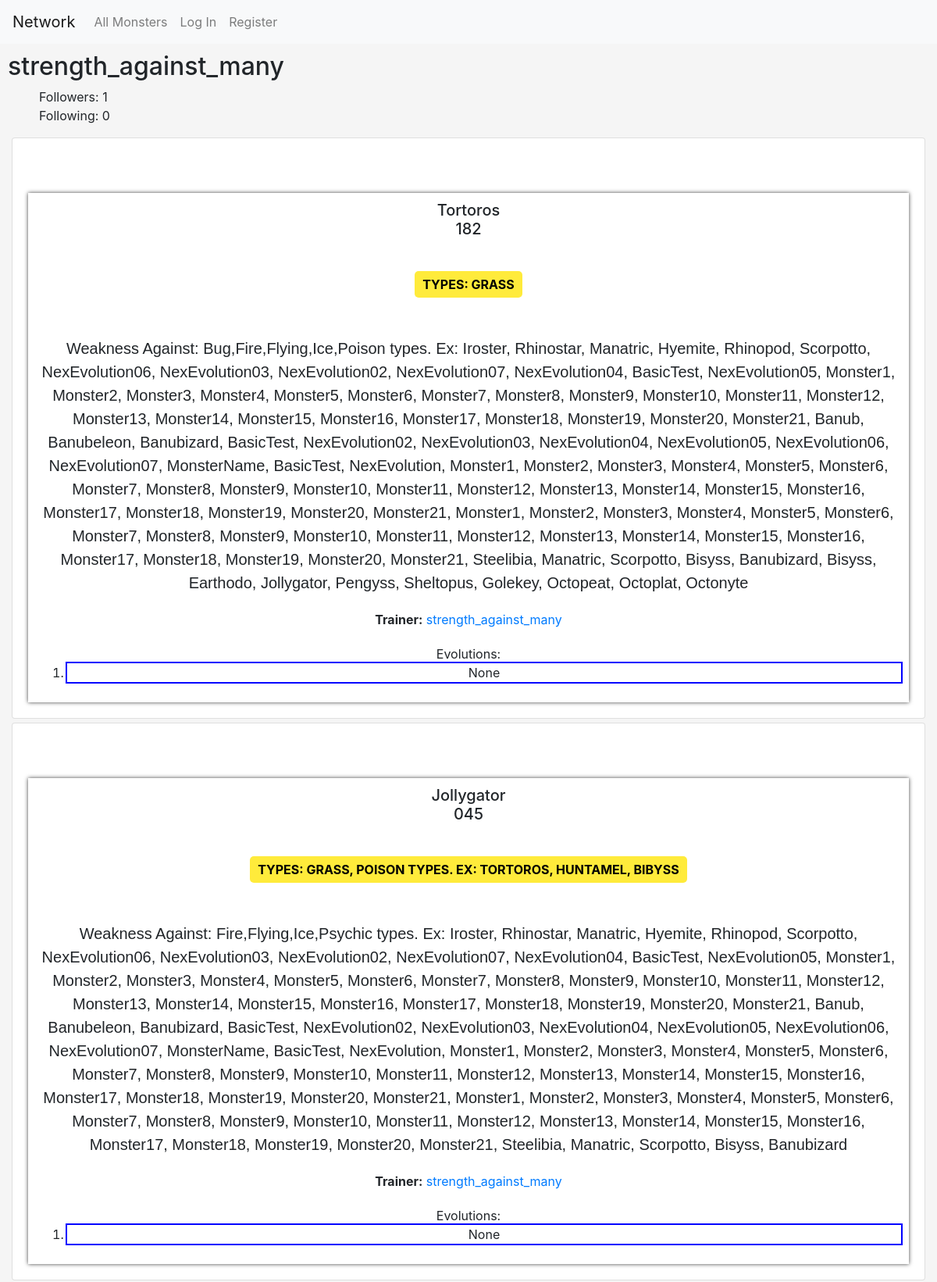
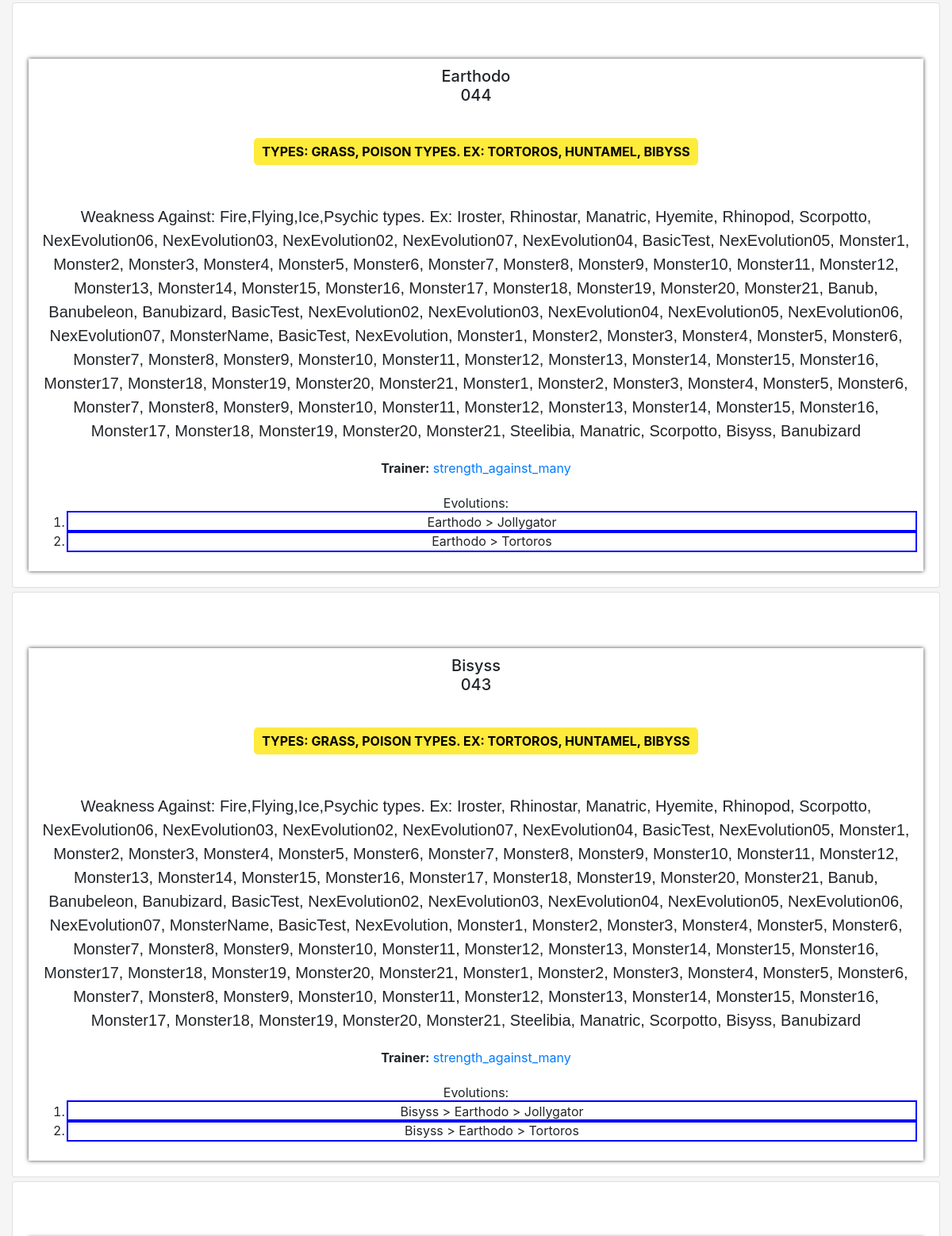
/users/strength_against_many (upper part), run on the app's committed database (2 pictures, top to bottom).
### network/models.py (models this page shows, shortened)
class User(AbstractUser):
  following = models.ManyToManyField("User", related_name="followers")

class Monster(models.Model):
  evolution_instances = []
  monster_id = models.TextField()
  name = models.TextField()
  types = models.TextField()
  weaknesses = models.TextField()
  trainer = models.ForeignKey("User", on_delete=models.CASCADE, related_name="trains")
  evolutions = models.TextField(default="")
  def get_strong_against(self):
    strong_against = []
    for strength in self.types.split(","):
      monsters_strong_against = Monster.objects.filter(weaknesses__icontains=strength)
      strong_against += [obj.name for obj in monsters_strong_against]
    separator = ', '
    strong_against_string = separator.join(strong_against)
    if len(strong_against_string) > 0:
      types_prettier = ", ".join(self.types.split(","))
      return f"{types_prettier} types. Ex: {strong_against_string}"
    else:
      return self.types
  def get_monsters_weak_against(self):
    weak_against = []
    for weakness in self.weaknesses.split(","):
      monsters_weak_against = Monster.objects.filter(types__icontains=weakness)
      weak_against += [obj.name for obj in monsters_weak_against]
    separator = ', '
    weak_against = separator.join(weak_against)
    if len(weak_against) > 0:
      return f"{self.weaknesses} types. Ex: {weak_against}"
    else:
      return self.weaknesses
  def get_children(self, lineage = ""):
    children = []
    monster = Monster.objects.filter(monster_id=self.monster_id).first()
    def get_children_helper(monster = None, lineage=""):
      evolutions_list = monster.evolutions.split(",")
      if len(lineage) > 0:
        lineage += f" > {monster.name}"
      else:
        lineage = monster.name
      if len(evolutions_list) == 0 or evolutions_list == [""]:
        return lineage
      for child_id in evolutions_list:
        child = Monster.objects.filter(monster_id=child_id).first()
        future_generations = get_children_helper(child, lineage)
        children.append(future_generations)
    get_children_helper(monster)
    children = list(filter(lambda x: x != None, children))
    if len(children) == 0:
      return ["None"]
    return children

### network/views.py (the view)
# urls.py: path("users/<str:username>", views.user, name="user"),
def user(request, username):
    try:
        user = User.objects.get(username=username)
    except User.DoesNotExist:
        raise Http404("User does not exist.")
    monsters = Monster.objects.filter(trainer=user).order_by("-monster_id").all()
    return show_posts(user.username, request, monsters, profile=user)

### network/views.py (called while the page is built)
def show_posts(title, request, posts, profile=None):
    page_index = request.GET.get("page", 1)
    paginator = Paginator(posts, 5)
    page = paginator.page(page_index)
    return render(request, "network/index.html", {
        "title": title,
        "page": page,
        "profile": profile,
        "show_new_monster": (
            request.user.is_authenticated and
            (profile is None or profile == request.user)
        ),
        "show_new_post": (
            request.user.is_authenticated and
            (profile is None or profile == request.user)
        )
    })

### network/templates/network/index.html (shortened to what this page needs)
{% extends "network/layout.html" %}
{% load static %}
{% block body %}
    <h2>{{ title }}</h2>
    {% if profile %}
        <ul>
            <li>Followers: {{ profile.followers.count }}</li>
            <li>Following: {{ profile.following.count }}</li>
        </ul>
    {% endif %}
    {% for monster in page.object_list %}
        <div class="card">
            <div class="card-body">
              <table>
                <tr>
                  <td colspan="2">
                    <h5 class="card-title">
                      <div data-monster="{{ monster.name }}" class="monster-name">{{ monster.name }}</div>
                      <div data-monster="{{ monster.monster_id }}" class="monster-id">{{ monster.monster_id }}</div>
                    </h5>
                  </td>
                </tr>
                <tr>
                  <td>
                    <div data-types="{{ monster.types }}" class="monster-types card-type electric">Types: {{ monster.get_strong_against }}</div>
                  </td>
                </tr>
                <tr>
                  <td>
                    <div data-weaknesses="{{ monster.weaknesses }}" class="monster-weaknesses card-info">Weakness Against: {{ monster.get_monsters_weak_against }}</div>
                  </td>
                </tr>
                  <td>
                    <div data-trainer="{{ monster.trainer }}" class="monster-trainer">
                      <b>Trainer:</b> <a href="{% url 'user' monster.trainer.username %}">{{ monster.trainer.username }}</a>
                    </div>
                  </td>
                <tr>
                  <td>
                    <div data-evolutions="{{ monster.evolutions }}" class="monster-evolutions">Evolutions: </div>
                    <ol>
                    {% for evolution in monster.get_children %}
                      <li><div style="outline: 2px solid blue;">{{ evolution }}</div></li>
                    {% endfor %}
                    </ol>
                  </td>
                </tr>
              </table>
            </div>
        </div>
    {% endfor %}
{% endblock %}

### network/static/network/styles.css (style rules this page uses)
.card { margin: 5px; }
body { background-color: #F5F5F5; }
table { background-color: #FFFFFF; border-collapse: collapse; box-shadow: 0px 0px 5px 0px rgba(0,0,0,0.75); margin: auto; margin-top: 50px; }
td { padding: 10px; text-align: center; vertical-align: middle; }
.card-info { font-family: Arial, sans-serif; font-size: 20px; margin-top: 20px; text-align: center; }
.card-type { background-color: #FFCC00; border-radius: 5px; color: #FFFFFF; display: inline-block; font-size: 16px; font-weight: bold; margin: 10px; padding: 5px 10px; text-transform: uppercase; }
.card-type.electric { background-color: #FFEB3B; color: #000000; }
ul { list-style: none; }

### data on the page
User: username "strength_against_many", followers.count "1", following.count "0"
Monster: name "Tortoros", monster_id "182", get_strong_against "GRASS", get_monsters_weak_against "Bug,Fire,Flying,Ice,Poison types. Ex: Iroster, Rhinostar, Manatric, Hyemite, Rhinopod, Scorpotto, NexEvolution06, NexEvolution03, NexEvolution02, NexEvolution07, NexEvolution04, BasicTest, NexEvolution05, Monster1, Monster2, Monster3, Monster4, Monster5, Monster6, Monster7, Monster8, Monster9, Monster10, Monster11, Monster12, Monster13, Monster14, Monster15, Monster16, Monster17, Monster18, Monster19, Monster20, Monster21, Banub, Banubeleon, Banubizard, BasicTest, NexEvolution02, NexEvolution03, NexEvolution04, NexEvolution05, NexEvolution06, NexEvolution07, MonsterName, BasicTest, NexEvolution, Monster1, Monster2, Monster3, Monster4, Monster5, Monster6, Monster7, Monster8, Monster9,…", trainer.username "strength_against_many", get_children "None"
Monster: name "Jollygator", monster_id "045", get_strong_against "GRASS, POISON TYPES. EX: TORTOROS, HUNTAMEL, BIBYSS", get_monsters_weak_against "Fire,Flying,Ice,Psychic types. Ex: Iroster, Rhinostar, Manatric, Hyemite, Rhinopod, Scorpotto, NexEvolution06, NexEvolution03, NexEvolution02, NexEvolution07, NexEvolution04, BasicTest, NexEvolution05, Monster1, Monster2, Monster3, Monster4, Monster5, Monster6, Monster7, Monster8, Monster9, Monster10, Monster11, Monster12, Monster13, Monster14, Monster15, Monster16, Monster17, Monster18, Monster19, Monster20, Monster21, Banub, Banubeleon, Banubizard, BasicTest, NexEvolution02, NexEvolution03, NexEvolution04, NexEvolution05, NexEvolution06, NexEvolution07, MonsterName, BasicTest, NexEvolution, Monster1, Monster2, Monster3, Monster4, Monster5, Monster6, Monster7, Monster8, Monster9,…", trainer.username "strength_against_many", get_children "None"
Monster: name "Earthodo", monster_id "044", get_strong_against "GRASS, POISON TYPES. EX: TORTOROS, HUNTAMEL, BIBYSS", get_monsters_weak_against "Fire,Flying,Ice,Psychic types. Ex: Iroster, Rhinostar, Manatric, Hyemite, Rhinopod, Scorpotto, NexEvolution06, NexEvolution03, NexEvolution02, NexEvolution07, NexEvolution04, BasicTest, NexEvolution05, Monster1, Monster2, Monster3, Monster4, Monster5, Monster6, Monster7, Monster8, Monster9, Monster10, Monster11, Monster12, Monster13, Monster14, Monster15, Monster16, Monster17, Monster18, Monster19, Monster20, Monster21, Banub, Banubeleon, Banubizard, BasicTest, NexEvolution02, NexEvolution03, NexEvolution04, NexEvolution05, NexEvolution06, NexEvolution07, MonsterName, BasicTest, NexEvolution, Monster1, Monster2, Monster3, Monster4, Monster5, Monster6, Monster7, Monster8, Monster9,…", trainer.username "strength_against_many", get_children "Earthodo > Jollygator" "Earthodo > Tortoros"
Monster: name "Bisyss", monster_id "043", get_strong_against "GRASS, POISON TYPES. EX: TORTOROS, HUNTAMEL, BIBYSS", get_monsters_weak_against "Fire,Flying,Ice,Psychic types. Ex: Iroster, Rhinostar, Manatric, Hyemite, Rhinopod, Scorpotto, NexEvolution06, NexEvolution03, NexEvolution02, NexEvolution07, NexEvolution04, BasicTest, NexEvolution05, Monster1, Monster2, Monster3, Monster4, Monster5, Monster6, Monster7, Monster8, Monster9, Monster10, Monster11, Monster12, Monster13, Monster14, Monster15, Monster16, Monster17, Monster18, Monster19, Monster20, Monster21, Banub, Banubeleon, Banubizard, BasicTest, NexEvolution02, NexEvolution03, NexEvolution04, NexEvolution05, NexEvolution06, NexEvolution07, MonsterName, BasicTest, NexEvolution, Monster1, Monster2, Monster3, Monster4, Monster5, Monster6, Monster7, Monster8, Monster9,…", trainer.username "strength_against_many", get_children "Bisyss > Earthodo > Jollygator" "Bisyss > Earthodo > Tortoros"
